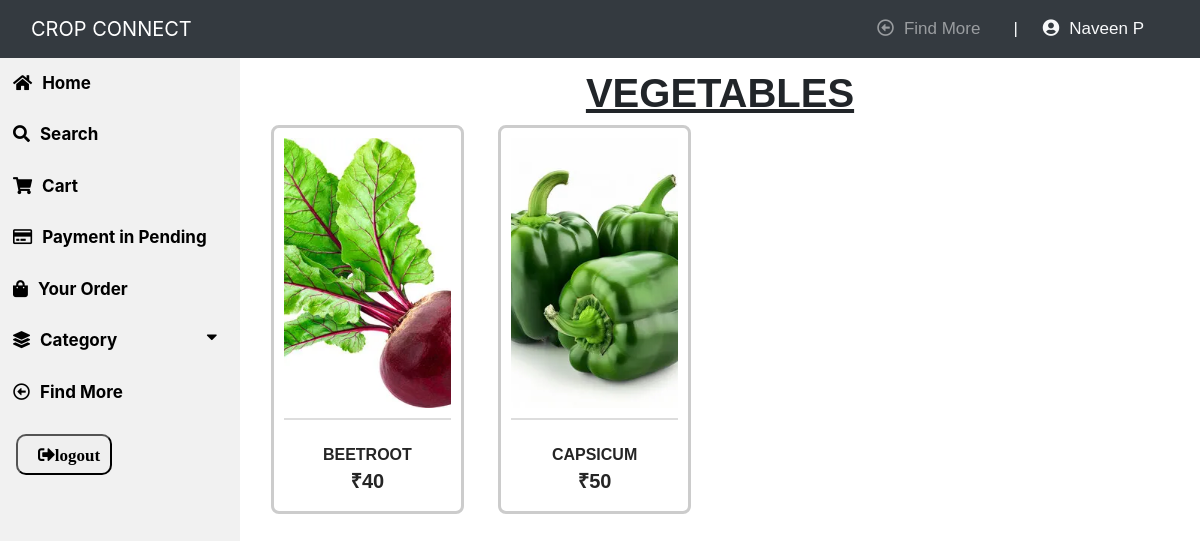
Page /vegetable_cat (signed in) on the committed database.
### app/models.py (models this page shows, shortened)
class Visitor(models.Model):
    user = models.OneToOneField(User, on_delete=models.CASCADE)
    joindate = models.DateField(auto_now_add=True)
    email = models.EmailField(unique=True)
    gender = models.CharField(max_length=20)
    district = models.ForeignKey(District, on_delete=models.CASCADE)
    status = models.BooleanField(default=False)
    @property
    def get_name(self):
        return self.user.first_name+" "+self.user.last_name

class Product(models.Model):
    product_name = models.CharField(max_length=30)
    describe = models.CharField(max_length=1000)
    joindate = models.DateField(auto_now_add=True)
    image_1 = models.ImageField(upload_to='product image/')
    image_2 = models.ImageField(upload_to='product image/')
    image_3 = models.ImageField(upload_to='product image/')
    image_4 = models.ImageField(upload_to='product image/')
    seller = models.ForeignKey(Seller, on_delete=models.CASCADE)
    category = models.CharField(max_length=30)
    price = models.IntegerField()
    price_per_quantity = models.CharField(max_length=20)
    status = models.BooleanField(default=False)
    stock = models.BooleanField(default=True)
    activity = models.BooleanField(default=True)

### app/views.py (the view)
# urls.py: path('vegetable_cat',vegetable_cat, name='vegetable_cat'),
@login_required(login_url='visitor_login')
@user_passes_test(is_visitor)
def vegetable_cat(request):
    veg = Product.objects.all().filter(status=True,activity=True,category="Vegetable")
    return render(request, 'visitor/vegetable_cat.html',{'veg':veg})

### app/views.py (called while the page is built)
def is_visitor(user):
    return user.groups.filter(name='VISITOR').exists()

### app/templates/visitor/vegetable_cat.html (shortened to what this page needs)
{% extends "visitor/visitor_market_home.html" %}
{% block content %}
{% load static %}
{% load crispy_forms_tags %}
<div class="content">
    <h1 style="text-align: center;"><b><u>VEGETABLES</u></b></h1>
    {% for v in veg %}
    <div class="col-lg-3 col-md-4 col-sm-6 " style="display: inline-block; width: 24%;">
        <div class="featured__item">
            <a href="{% url 'view_product_visitor'  v.id %}" >
            <div class="featured__item__pic set-bg" style="background-image: url('{{v.image_1.url}}'); background-size: cover;">
            </div></a>
            <hr style="border: 1px solid #ddd; margin: 10px 0;">
            <div class="featured__item__text">
                <h6 style="text-transform: uppercase; font-family: Cairo, sans-serif;"><a href="{% url 'view_product_visitor'  v.id %}" ><b>{{v.product_name}}</b></a></h6>
                <h5 style="text-transform: uppercase; font-family: Cairo, sans-serif;"><b>₹{{v.price}}</b></h5>
            </div>
        </div>
    </div>
    {% empty %}
    <center>
        <img src="{% static 'image/empty1.png' %}" width="450" height="400">
        <p style="text-transform: uppercase; font-family: 'Gill Sans', 'Gill Sans MT', Calibri, 'Trebuchet MS', sans-serif;"><b>No Products in this category</b></p>
    </center>
    {% endfor %}
</div>
{% endblock %}

### app/templates/visitor/visitor_market_home.html (shortened to what this page needs)
{% load crispy_forms_tags %}
<html>
    <head>
        <link rel="stylesheet" href="https://use.fontawesome.com/releases/v5.7.0/css/all.css">
        <link rel="stylesheet" href="https://maxcdn.bootstrapcdn.com/bootstrap/4.0.0/css/bootstrap.min.css">
        {% load static %}
        <link rel="stylesheet" type="text/css" href="{% static 'visitor/visitor_market_home.css' %}">
    </head>
    <body>
    <nav class="navbar navbar-dark navbar-expand-md sticky-top bg-dark">
        <div class="container-fluid"><a class="navbar-brand text-center" href="#" style="margin: 0px 0px;">CROP CONNECT</a>
            <div class="collapse navbar-collapse" id="navcol-1">
                <ul class="nav navbar-nav text-light ml-auto">
                    <li class="nav-item" role="presentation"><a class="nav-link" href="{% url 'visitor_home' %}"><i class="far fa-arrow-alt-circle-left"></i>Find More</a></li>
                    <li class="nav-item" role="presentation"><a class="bar">|</a></li>
                    <li class="nav-item" role="presentation"><a class="user"><i class="fas fa-user-circle"></i>{{user.visitor.get_name}}</a></li>
                </ul>
            </div>
        </div>
    </nav>
    <div class="sidebar">
        <a href="{% url 'visitor_market_home' %}"><i class="fas fa-home"></i>Home</a>
        <a href="{% url 'search' %}"><i class="fas fa-search"></i>Search</a>
        <a href="{% url 'cart' %}"><i class="fas fa-shopping-cart"></i>Cart</a>
        <a href="{% url 'pending_order' %}"><i class="far fa-credit-card" style="padding-right: 10px;"></i>Payment in Pending</a>
        <a href="{% url 'your_order' %}"><i class="fas fa-shopping-bag"></i>Your Order</a>
        <button class="dropdown-btn"><i class="fas fa-layer-group"></i>Category<i class="fas fa-caret-down"></i></button>
        <a href="{% url 'visitor_home' %}"><i class="far fa-arrow-alt-circle-left"></i>Find More</a>
        <div class="logout">
            <form method="post" action="{% url 'logout' %}">
                <button class="fas fa-sign-out-alt"  type="submit">logout</button>
            </form>
        </div>
    </div>
    {% block content %}{% endblock %}
    </body>
</html>

### app/static/visitor/visitor_market_home.css (style rules this page uses)
.sidebar { margin: 0; padding: 0; width: 20%; background-color:#f1f1f1; position: fixed; height: 93%; overflow: auto; }
.sidebar a, .dropdown-btn, .dropdown-container a { display: block; color: black; padding: 13px; font-size: 17px; font-weight: bold; text-decoration: none; border: none; background: none; width:100%; text-align: left; cursor: pointer; outline: none; }
.logout { display: block; color: black; padding: 16px; font-size: 17px; font-weight: bold; text-decoration: none; }
div.content { padding: 1px 16px; height: auto; width: 80%; float: right; }
.fa-caret-down { float: right; padding-right: 8px; }
.fas { padding-right: 10px; }
.far { padding-right: 10px; }
.nav-item { font-size: 17px; font-family:'Lucida Sans', 'Lucida Sans Regular', 'Lucida Grande', 'Lucida Sans Unicode', Geneva, Verdana, sans-serif; padding-right: 25px; }
div.content h1 { text-align: center; padding-top: 10px; font-family: 'Lucida Sans', 'Lucida Sans Regular', 'Lucida Grande', 'Lucida Sans Unicode', Geneva, Verdana, sans-serif; }
ul { list-style-type: none; list-style: none; align-items: center; }

### app/templates/visitor/vegetable_cat.html (style rules this page uses)
.featured__item { margin-bottom: 50px; border: 3px solid #ccc; padding: 10px; border-radius: 8px; }
.featured__item__pic { height: 270px; position: relative; overflow: hidden; background-position: center; padding-top: 15px; }
.featured__item__text { text-align: center; padding-top: 15px; }
.featured__item__text h6 { margin-bottom: 5px; }
.featured__item__text h6 a { color: #252525; }
.featured__item__text h5 { color: #252525; font-weight: 700; }
.featured__item__pic { height: 270px; position: relative; overflow: hidden; background-position: center center; }
button { padding: 10px 20px 10px 20px; border-radius: 10px; }

### rows in the picture
Product: image_1 (picture), product_name "BEETROOT", price "40"
Product: image_1 (picture), product_name "CAPSICUM", price "50"

### other values in the picture
{{ user.visitor.get_name }} "Naveen P"
